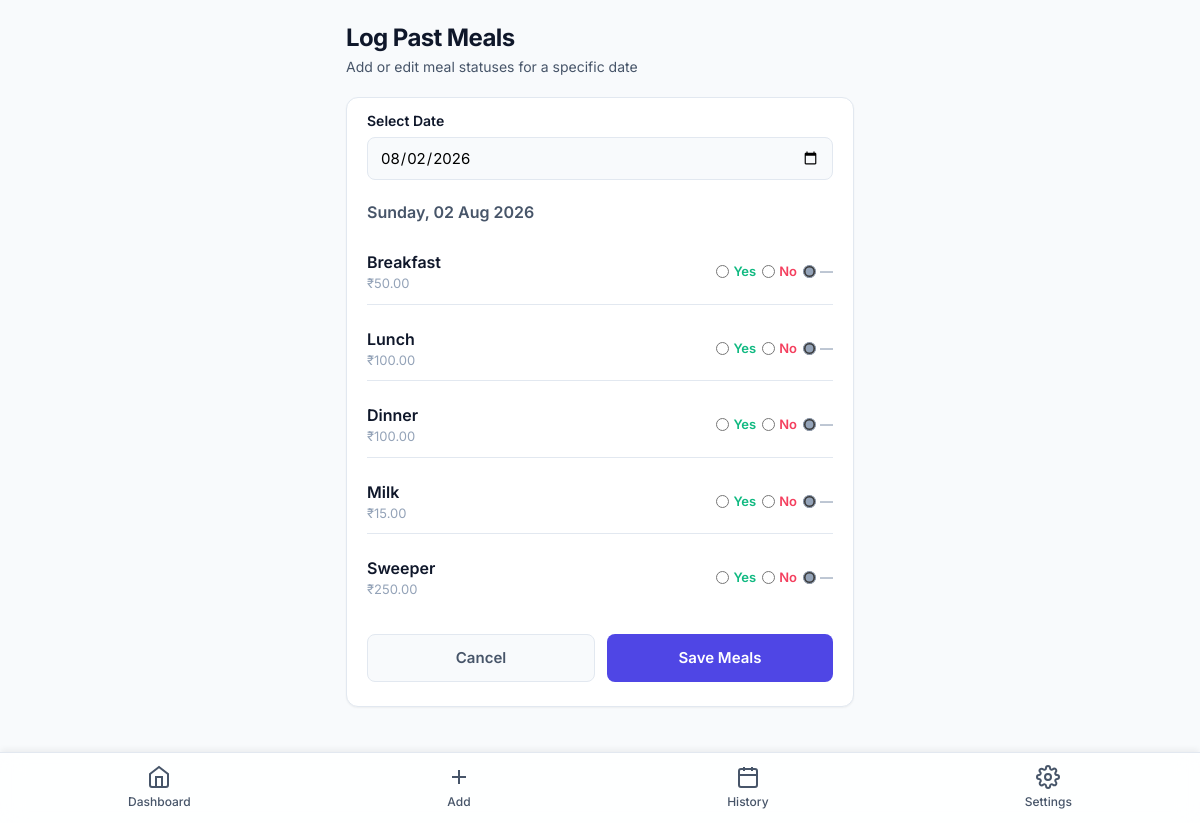
The app's page /log-past-meals/, older data.
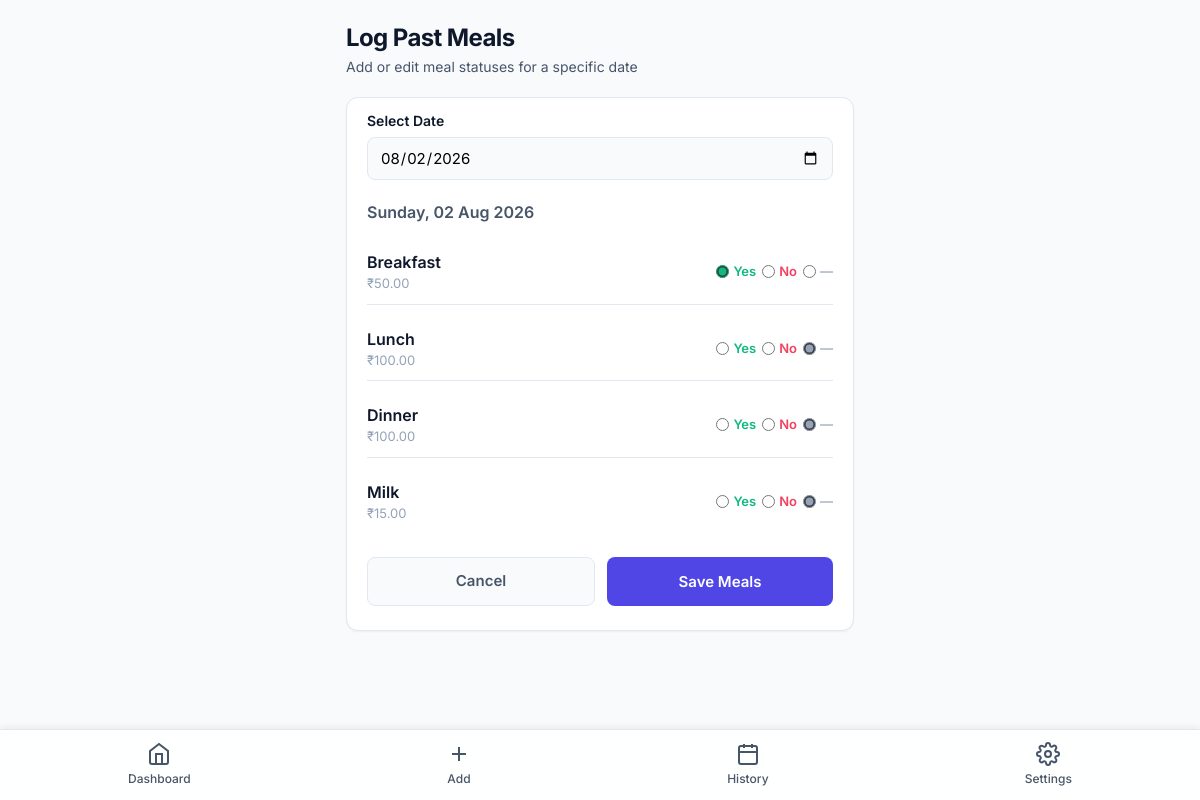
The same page, newer data.
### tracker/models.py (models this page shows, shortened)
class MealRate(models.Model):
    meal_name = models.CharField(max_length=50, unique=True)
    rate = models.DecimalField(max_digits=6, decimal_places=2)
    updated_at = models.DateTimeField(auto_now=True)

class MealLog(models.Model):
    STATUS_CHOICES = [
        ('Consumed', 'Consumed'),
        ('Skipped', 'Skipped'),
    ]
    date = models.DateField()
    meal_name = models.CharField(max_length=50)
    status = models.CharField(max_length=15, choices=STATUS_CHOICES, default='Skipped')
    cost_charged = models.DecimalField(max_digits=6, decimal_places=2)
    class Meta:
        unique_together = ('date', 'meal_name')

### tracker/views.py (the view, shortened to what this page needs)
# urls.py: path('log-past-meals/', views.log_past_meals, name='log_past_meals'),
@login_required
def log_past_meals(request):
    today = timezone.localtime().date()
    date_str = request.GET.get('date', today.strftime('%Y-%m-%d'))
    try:
        selected_date = datetime.strptime(date_str, '%Y-%m-%d').date()
    except (ValueError, TypeError):
        selected_date = today
    meal_rates = MealRate.objects.all()
    meals = []
    for rate in meal_rates:
        log = MealLog.objects.filter(date=selected_date, meal_name=rate.meal_name).first()
        meals.append({
            'meal_name': rate.meal_name,
            'rate': rate.rate,
            'status': log.status if log else None,
        })
    context = {
        'selected_date': selected_date,
        'selected_date_str': selected_date.strftime('%Y-%m-%d'),
        'today_str': today.strftime('%Y-%m-%d'),
        'meals': meals,
        'meal_rates': meal_rates,
    }
    return render(request, 'tracker/log_past_meals.html', context)

### tracker/templates/tracker/log_past_meals.html (shortened to what this page needs)
{% extends 'tracker/base.html' %}
{% block content %}
<header style="margin-bottom: 20px;">
    <h1>Log Past Meals</h1>
    <p style="font-size: 0.875rem; color: var(--text-secondary);">Add or edit meal statuses for a specific date</p>
</header>
<div class="card" style="padding: 12px 20px 24px 20px;">
    <div class="form-group" style="margin-bottom: 20px;">
        <label class="form-label">Select Date</label>
        <input type="date" id="date-picker" class="form-control"
               value="{{ selected_date_str }}"
               max="{{ today_str }}"
               onchange="window.location.href='/log-past-meals/?date=' + this.value">
    </div>
    <h2 style="font-size: 1rem; font-weight: 600; margin-bottom: 16px; color: var(--text-secondary);">
        {{ selected_date|date:"l, d M Y" }}
    </h2>
    <form method="post" action="{% url 'log_past_meals' %}">
        {% if meals %}
            <div class="meals-grid" style="margin-bottom: 24px;">
                {% for item in meals %}
                <div class="meal-row">
                    <div class="meal-info">
                        <span class="meal-name">{{ item.meal_name }}</span>
                        <span class="meal-rate">₹{{ item.rate|floatformat:2 }}</span>
                    </div>
                    <div style="display: flex; gap: 6px; align-items: center;">
                        <label style="display: flex; align-items: center; gap: 4px; cursor: pointer;">
                            <input type="radio" name="meal_{{ item.meal_name }}" value="Consumed"
                                   {% if item.status == 'Consumed' %}checked{% endif %}
                                   style="accent-color: var(--success);">
                            <span style="font-size: 0.8125rem; color: var(--success); font-weight: 600;">Yes</span>
                        </label>
                        <label style="display: flex; align-items: center; gap: 4px; cursor: pointer;">
                            <input type="radio" name="meal_{{ item.meal_name }}" value="Skipped"
                                   style="accent-color: var(--danger);">
                            <span style="font-size: 0.8125rem; color: var(--danger); font-weight: 600;">No</span>
                        </label>
                        <label style="display: flex; align-items: center; gap: 4px; cursor: pointer;">
                            <input type="radio" name="meal_{{ item.meal_name }}" value="remove"
                                   {% if item.status == None %}checked{% endif %}
                                   style="accent-color: var(--text-muted);">
                            <span style="font-size: 0.8125rem; color: var(--text-muted); font-weight: 500;">—</span>
                        </label>
                    </div>
                </div>
                {% endfor %}
            </div>
        {% else %}
            <p style="text-align: center; color: var(--text-muted); padding: 16px 0;">
                No meal rates configured. <a href="{% url 'settings' %}">Set up rates first →</a>
            </p>
        {% endif %}
        <div style="display: flex; gap: 12px;">
            <a href="{% url 'dashboard' %}" class="btn btn-secondary" style="flex: 1;">Cancel</a>
            <button type="submit" class="btn" style="flex: 1;">Save Meals</button>
        </div>
    </form>
</div>
{% endblock %}

Row changes from the older to the newer data that the page shows:
removed MealRate: meal_name "Sweeper", rate "250.00"
added MealLog: status "☑ Yes", status "☐ No", status "☐ —"
Text that changed along with them:
list line gone: "☐ Yes ☐ No ☑ —"
list line gone: "₹ ☐ Yes Yes ☐ No No ☑ — —"
